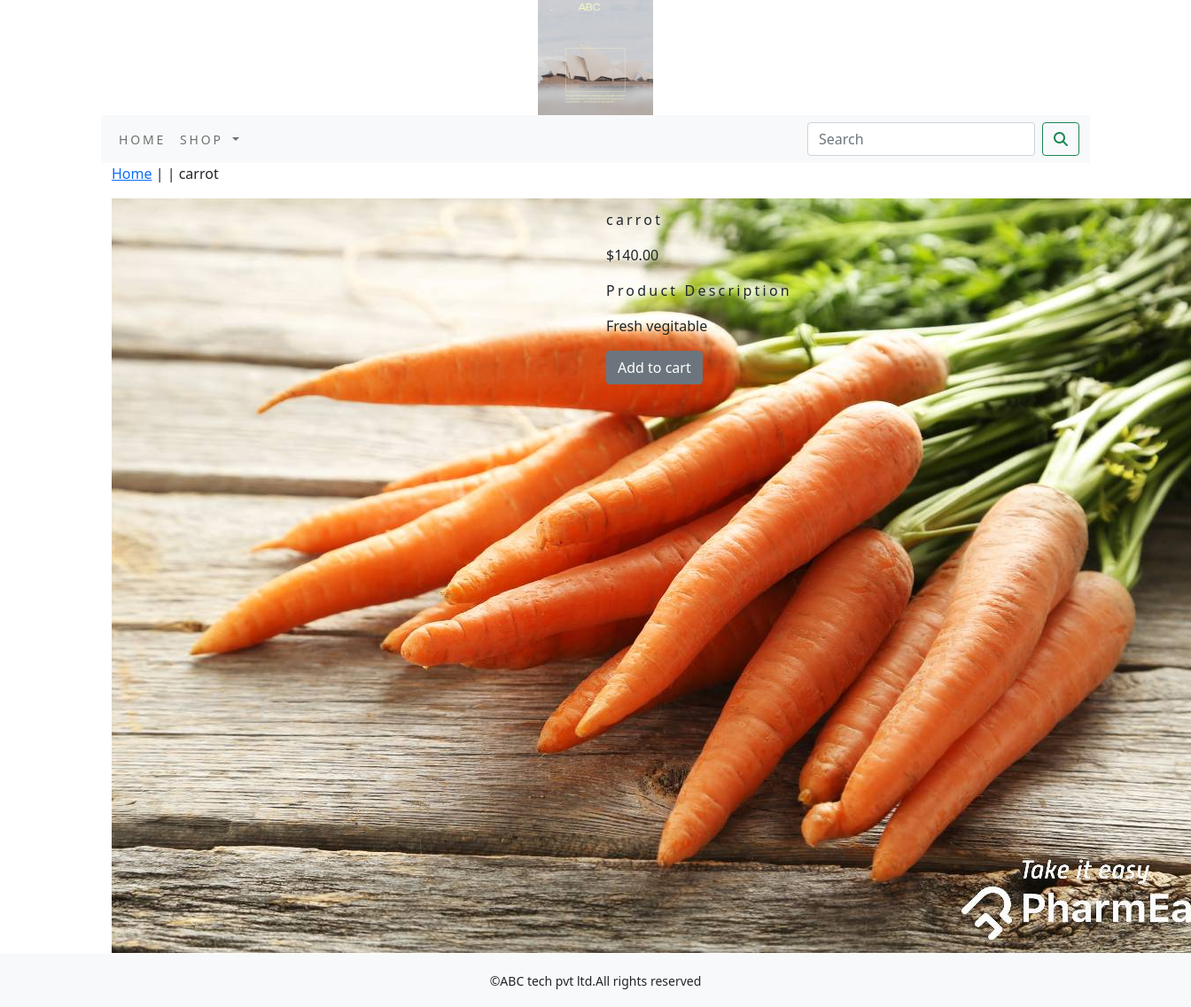
The page /shop/vegitables/carrot/ on the database its author committed.
### shop/models.py (models this page shows, shortened)
class Product(models.Model):
    name=models.CharField(max_length=250,unique=True)
    slug=models.SlugField(max_length=250,unique=True)
    description=models.TextField(blank=True)
    price=models.DecimalField(max_digits=10,decimal_places=2)
    Category=models.ForeignKey(Category,on_delete=models.CASCADE)
    image=models.ImageField(upload_to='product',blank=True)
    stock=models.IntegerField()
    available=models.BooleanField(default=True)
    created=models.DateTimeField(auto_now_add=True)
    updated=models.DateTimeField(auto_now=True)
    class Meta:
        ordering = ('name',)
        verbose_name = 'product'
        verbose_name_plural = 'products'

### shop/views.py (the view)
# urls.py: path('<slug:c_slug>/<slug:product_slug>/', views.proDetail, name='prodCatdetail'),
def proDetail(request,c_slug,product_slug):
    try:
        product=Product.objects.get(Category__slug=c_slug,slug=product_slug)
    except Exception as e:
        raise e
    return render(request,'product.html',{'product':product})

### cart/context_processors.py (called while the page is built)
def counter(request):
    item_count=0
    if 'admin' in request.path:
        return {}
    else:
        try:
            cart=Cart.objects.filter(cart_id=_cart_id(request))
            car_items=CartItem.objects.all().filter(cart=cart[:1])
            for cart_item in car_items:
                item_count += cart_item.quantity
        except Cart.DoesNotExist:
            item_count =0
    return  dict(item_count=item_count)

### cart/views.py (called while the page is built)
def _cart_id(request):
    cart=request.session.session_key
    if not cart:
        cart=request.session.create()
    return  cart

### shop/context_processors.py (called while the page is built)
def menu_links(request):
    links=Category.objects.all()
    return  dict(links=links)

### shop/models.py (called while the page is built)
    def  get_url(self):
        return  reverse('shop:products_by_category',args=[self.slug])

### templates/product.html (shortened to what this page needs)
{% extends 'base.html' %}
{% load static %}
{% block content %}
    <div class="container">
        <div class="row my_prod_row_class">
            <div class="mx_auto">
                <p>
                    <a href="{% url 'shop:allProdCat' %}">Home</a> |
                    <a href="{{ product.category.get_url }}">{{ product.category }}</a> |
                    {{ product.name }}
                </p>
            </div>
        </div>
        <div class="row">
            <div class="col-lg-6 text-center">
                <img src="{{ product.image.url }}" alt="{{ product.name }}" style="min-width: 18rem;">
            </div>
            <div class="col-lg-6">
                <h1 class="my_prod_title">{{ product.name }}</h1>
                <p>${{ product.price }}</p>
                <p class="my_title">Product Description</p>
                <p class="text-justify my_prod_text">{{ product.description }}</p>
                {% if product.stock <= 0 %}
                    <p class="text-justify my_prod_text"><b>Out of stock</b></p>
                {% else %}
                    <a class="btn btn-secondary" href="{% url 'cart:add_cart' product.id %}">Add to cart</a>
                {% endif %}
            </div>
        </div>
    </div>
{% endblock %}

### static/css/custom.css (style rules this page uses)
body { font-family: 'Roboto', sans-serif; }
.my_title { font-size:16px; text_transform:uppercase; letter-spacing:.2em; }
.my_prod_title { font-size:16px; text_transform:uppercase; letter-spacing:.2em; padding-top:15px; padding-bottom:10px; }
.my_prod_text { padding-right:20px; }

### rows shown on the page
Product: name "carrot", image (picture), price "140.00", description "Fresh vegitable"
